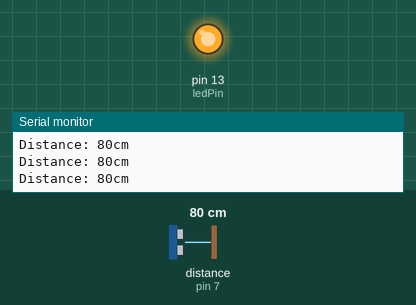
The sketch below on a simulated Arduino Uno, built with avr-gcc and run on an emulated ATmega328P. On the bench: output pins drawn as LEDs (lit = HIGH), the last lines printed to the serial monitor. Wiring (inferred from the names in the program): ultrasonic range finder: trigger pin 7; echo pin 7. The inputs (shaded band) are chosen by the test bench; at power-on: distance to the obstacle (sensor on pin 7) 80 cm. The echo pulse lasts 58.3 µs per cm.

Above: at 1.2 s.
1.3 s: distance to the obstacle (sensor on pin 7) set to 95 cm
2.8 s: distance to the obstacle (sensor on pin 7) set to 103 cm
At 3.9 s:
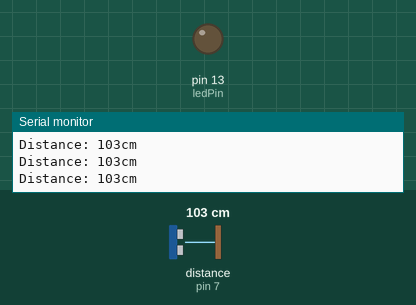
4.3 s: distance to the obstacle (sensor on pin 7) set to 4 cm
At 4.9 s:
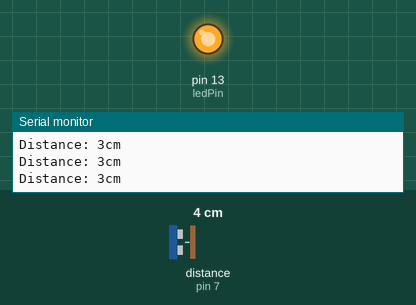
5.8 s: distance to the obstacle (sensor on pin 7) set to 120 cm
At 6.9 s:
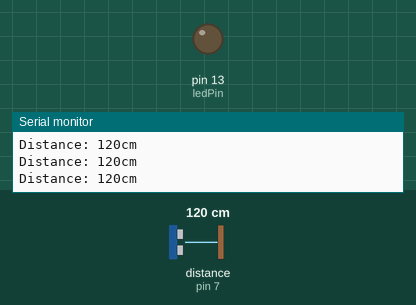
Timing chart, 0 to 8.3 s (numbered marks = the images above; inputs shaded):
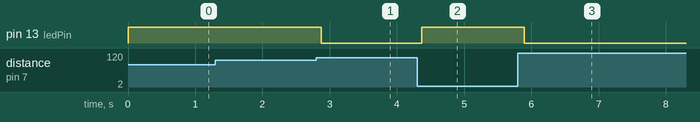

The sketch:

_distance_sensor_circuit_ino1.ino
```cpp
const int pingPin = 7;
const int ledPin = 13;

void setup() {
  Serial.begin(9600);
  pinMode(ledPin, OUTPUT);
}

void loop() {

  long duration, cm;


  pinMode(pingPin, OUTPUT);
  digitalWrite(pingPin, LOW);
  delayMicroseconds(2);
  digitalWrite(pingPin, HIGH);
  delayMicroseconds(5);
  digitalWrite(pingPin, LOW);


  pinMode(pingPin, INPUT);
  duration = pulseIn(pingPin, HIGH);


  cm = microsecondsToCentimeters(duration);


  Serial.print("Distance: ");
  Serial.print(cm);
  Serial.print("cm");
  Serial.println();


  if(cm < 100) {
    digitalWrite(ledPin, HIGH);
  }
  else {
    digitalWrite(ledPin, LOW);
  }

  delay(100);
}


long microsecondsToCentimeters(long microseconds) {

  return microseconds / 29 / 2;
}
```

Measured:
- the behaviour switches between 99 and 100 cm on distance to the obstacle (sensor on pin 7) (found by bisection; images 0 and 1)
- after the input at 2.8 s, pin 13 (ledPin): HIGH → LOW after 0.07 s
- after the input at 4.3 s, pin 13 (ledPin): LOW → HIGH after 0.07 s
- after the input at 5.8 s, pin 13 (ledPin): HIGH → LOW after 0.09 s
